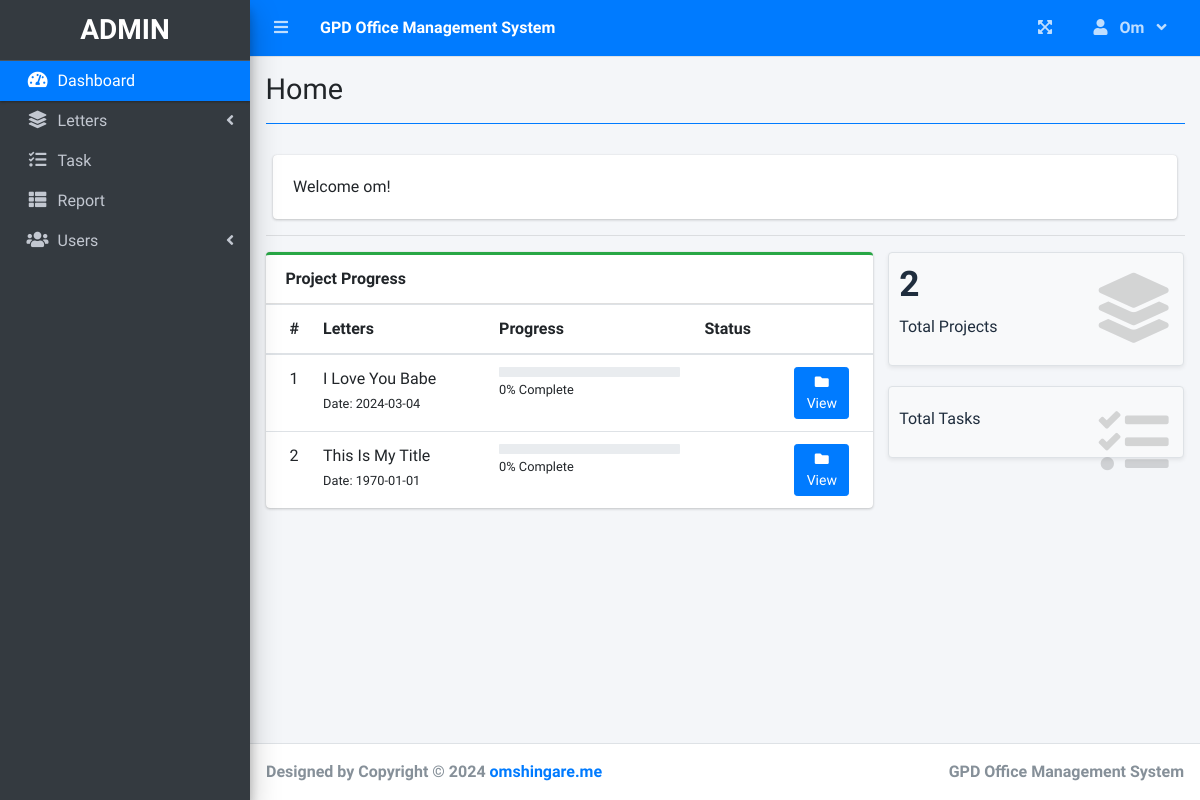
/ (signed in), run on an earlier commit of the app's database.
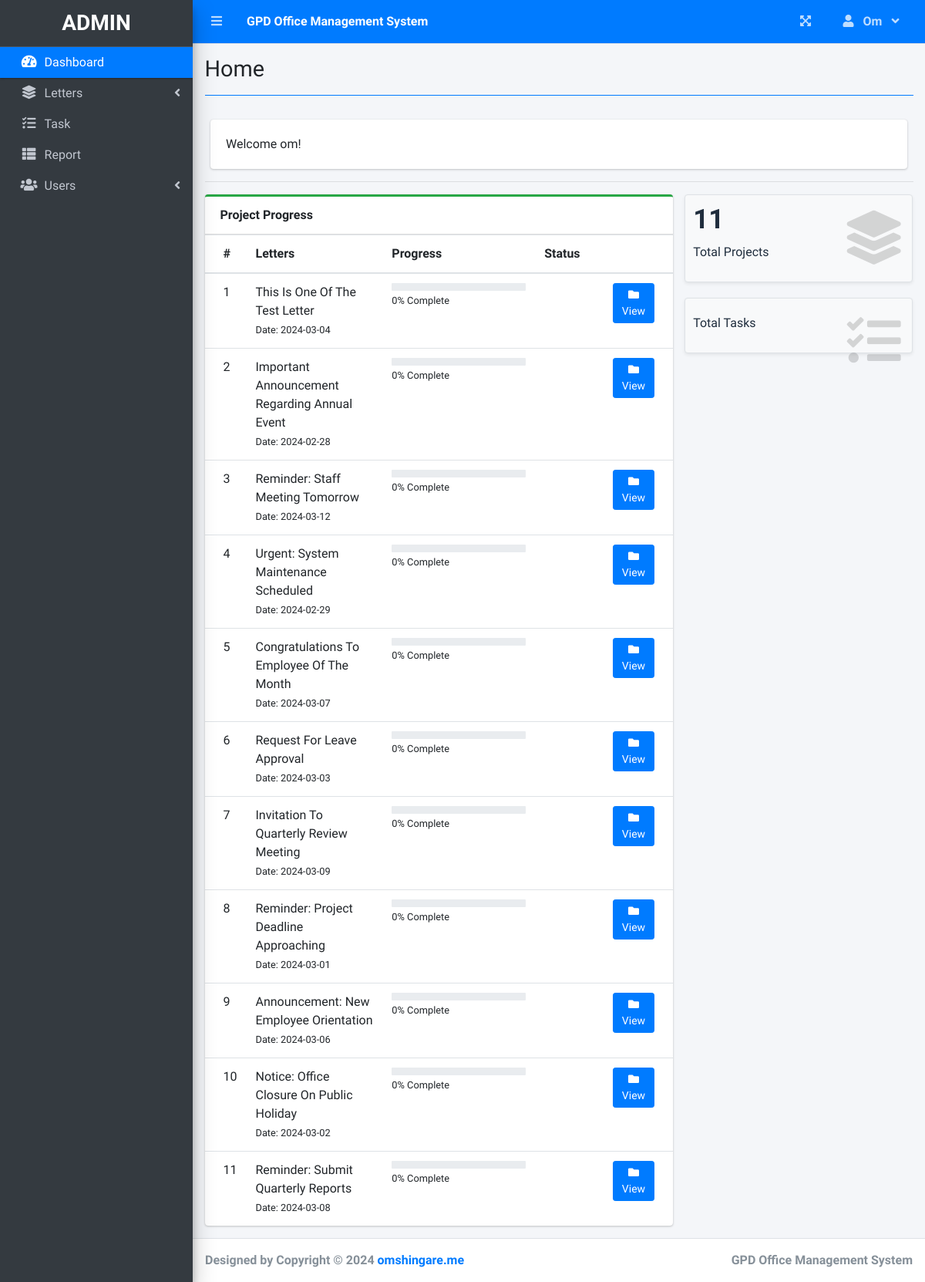
And on a later commit of the database.
### tables this page shows
CREATE TABLE `gpd_letters` (
  `letter_id` int(11) NOT NULL,
  `letter_creator_user_id` int(11) NOT NULL,
  `letter_title` text NOT NULL,
  `letter_content` text NOT NULL,
  `letter_status` int(11) DEFAULT 1,
  `letter_hod_remarks` text DEFAULT NULL,
  `letter_lipik_remarks` text DEFAULT NULL,
  `letter_principal_remarks` text DEFAULT NULL,
  `letter_principal_approval_date` datetime DEFAULT NULL,
  `letter_lipik_approval_date` datetime DEFAULT NULL,
  `letter_hod_approval_date` datetime DEFAULT NULL,
  `letter_created_date` date DEFAULT NULL
);

### home.php (the view, shortened to what this page needs)
<?php include('db_connect.php') ?>
 <div class="col-12">
          <div class="card">
            <div class="card-body">
              Welcome <?php echo $_SESSION['login_user_name'] ?>!
            </div>
          </div>
  </div>
  <hr>
      <div class="row">
        <div class="col-md-8">
        <div class="card card-outline card-success">
          <div class="card-header">
            <b>Project Progress</b>
          </div>
          <div class="card-body p-0">
            <div class="table-responsive">
              <table class="table m-0 table-hover">
                <colgroup>
                  <col width="5%">
                  <col width="30%">
                  <col width="35%">
                  <col width="15%">
                  <col width="15%">
                </colgroup>
                <thead>
                  <th>#</th>
                  <th>Letters</th>
                  <th>Progress</th>
                  <th>Status</th>
                  <th></th>
                </thead>
                <tbody>
                <?php
                $i = 1;
                $where = "";
                $qry = $conn->query("SELECT * FROM gpd_letters $where order by letter_creator_user_id asc");
                while($row= $qry->fetch_assoc()):
                  $prog= 0;
                ?>
                  <tr>
                      <td>
                         <?php echo $i++ ?>
                      </td>
                      <td>
                          <a>
                              <?php echo ucwords($row['letter_title']) ?>
                          </a>
                          <br>
                          <small>
                              Date: <?php echo date("Y-m-d",strtotime($row['letter_created_date'])) ?>
                          </small>
                      </td>
                      <td class="project_progress">
                          <div class="progress progress-sm">
                          </div>
                          <small>
                              <?php echo $prog ?>% Complete
                          </small>
                      </td>
                      <td class="project-state">
                      </td>
                      <td>
                        <a class="btn btn-primary btn-sm" href="./index.php?page=view_project&id=<?php echo $row['id'] ?>">
                              <i class="fas fa-folder">
                              </i>
                              View
                        </a>
                      </td>
                  </tr>
                <?php endwhile; ?>
                </tbody>
              </table>
            </div>
          </div>
        </div>
        </div>
        <div class="col-md-4">
          <div class="row">
          <div class="col-12 col-sm-6 col-md-12">
            <div class="small-box bg-light shadow-sm border">
              <div class="inner">
                <h3><?php echo $conn->query("SELECT * FROM gpd_letters $where")->num_rows; ?></h3>
                <p>Total Projects</p>
              </div>
              <div class="icon">
                <i class="fa fa-layer-group"></i>
              </div>
            </div>
          </div>
           <div class="col-12 col-sm-6 col-md-12">
            <div class="small-box bg-light shadow-sm border">
              <div class="inner">
                <p>Total Tasks<br></p>
              </div>
              <div class="icon">
                <i class="fa fa-tasks"></i>
              </div>
            </div>
          </div>
      </div>
        </div>
      </div>

### index.php (shortened to what this page needs)
<!DOCTYPE html>
<html lang="en">
<?php
	include 'header.php'
?>
<body class="hold-transition sidebar-mini layout-fixed layout-navbar-fixed layout-footer-fixed">
<div class="wrapper">
  <?php include 'topbar.php' ?>
  <?php include 'sidebar.php' ?>
  <div class="content-wrapper">
    <div class="content-header">
      <div class="container-fluid">
        <div class="row mb-2">
          <div class="col-sm-6">
            <h1 class="m-0"><?php echo $title ?></h1>
          </div>
        </div>
            <hr class="border-primary">
      </div>
    </div>
    <section class="content">
      <div class="container-fluid">
         <?php
            $page = isset($_GET['page']) ? $_GET['page'] : 'home';
            if(!file_exists($page.".php")){
                include '404.html';
            }else{
            include $page.'.php';
            }
          ?>
      </div>
    </section>
  </div>
  <footer class="main-footer">
    <strong>Designed by Copyright &copy; 2024 <a href="https://www.omshingare.me/">omshingare.me</a></strong>
    <div class="float-right d-none d-sm-inline-block">
      <b><?php echo $_SESSION['system']['name'] ?></b>
    </div>
  </footer>
</div>
</body>
</html>

### header.php (shortened to what this page needs)
<head>
  <?php
  $title = isset($_GET['page']) ? ucwords(str_replace("_", ' ', $_GET['page'])) : "Home";
  ?>
  <link rel="stylesheet" href="assets/plugins/fontawesome-free/css/all.min.css">
  <link rel="stylesheet" href="assets/plugins/overlayScrollbars/css/OverlayScrollbars.min.css">
  <link rel="stylesheet" href="assets/plugins/datatables-bs4/css/dataTables.bootstrap4.min.css">
  <link rel="stylesheet" href="assets/plugins/datatables-responsive/css/responsive.bootstrap4.min.css">
  <link rel="stylesheet" href="assets/plugins/datatables-buttons/css/buttons.bootstrap4.min.css">
  <link rel="stylesheet" href="assets/plugins/select2/css/select2.min.css">
  <link rel="stylesheet" href="assets/plugins/select2-bootstrap4-theme/select2-bootstrap4.min.css">
  <link rel="stylesheet" href="assets/plugins/sweetalert2-theme-bootstrap-4/bootstrap-4.min.css">
  <link rel="stylesheet" href="assets/plugins/toastr/toastr.min.css">
  <link rel="stylesheet" href="assets/plugins/dropzone/min/dropzone.min.css">
  <link rel="stylesheet" href="assets/dist/css/jquery.datetimepicker.min.css">
  <link rel="stylesheet" href="assets/plugins/icheck-bootstrap/icheck-bootstrap.min.css">
  <link rel="stylesheet" href="assets/plugins/bootstrap4-toggle/css/bootstrap4-toggle.min.css">
  <link rel="stylesheet" href="assets/dist/css/adminlte.min.css">
  <link rel="stylesheet" href="assets/dist/css/styles.css">
  <link rel="stylesheet" href="assets/plugins/summernote/summernote-bs4.min.css">
</head>

### topbar.php (shortened to what this page needs)
<nav class="main-header navbar navbar-expand navbar-primary navbar-dark ">
  <ul class="navbar-nav">
    <?php if(isset($_SESSION['login_user_id'])): ?>
    <li class="nav-item">
      <a class="nav-link" data-widget="pushmenu" href="" role="button"><i class="fas fa-bars"></i></a>
    </li>
  <?php endif; ?>
    <li>
      <a class="nav-link text-white"  href="./" role="button"> <large><b><?php echo $_SESSION['system']['name'] ?></b></large></a>
    </li>
  </ul>
  <ul class="navbar-nav ml-auto">
    <li class="nav-item">
      <a class="nav-link" data-widget="fullscreen" href="#" role="button">
        <i class="fas fa-expand-arrows-alt"></i>
      </a>
    </li>
   <li class="nav-item dropdown">
          <a class="nav-link"  data-toggle="dropdown" aria-expanded="true" href="javascript:void(0)">
            <span>
              <div class="d-felx badge-pill">
                <span class="fa fa-user mr-2"></span>
                <span><b><?php echo ucwords($_SESSION['login_user_name']) ?></b></span>
                <span class="fa fa-angle-down ml-2"></span>
              </div>
            </span>
          </a>
    </li>
  </ul>
</nav>

### sidebar.php (shortened to what this page needs)
  <aside class="main-sidebar sidebar-dark-primary elevation-4">
    <div class="dropdown">
    <a href="./" class="brand-link">
    <?php if($_SESSION['login_user_type_id'] == 1): ?>
        <h3 class="text-center p-0 m-0"><b>ADMIN</b></h3>
    <?php elseif($_SESSION['login_user_type_id'] == 2): ?>
        <h3 class="text-center p-0 m-0"><b>TEACHER</b></h3>
    <?php elseif($_SESSION['login_user_type_id'] == 3): ?>
        <h3 class="text-center p-0 m-0"><b>HOD</b></h3>
    <?php elseif($_SESSION['login_user_type_id'] == 4): ?>
        <h3 class="text-center p-0 m-0"><b>LIPIK</b></h3>
    <?php elseif($_SESSION['login_user_type_id'] == 5): ?>
        <h3 class="text-center p-0 m-0"><b>PRINCIPAL</b></h3>
    <?php endif; ?>
</a>
    </div>
    <div class="sidebar pb-4 mb-4">
      <nav class="mt-2">
        <ul class="nav nav-pills nav-sidebar flex-column nav-flat" data-widget="treeview" role="menu" data-accordion="false">
          <li class="nav-item dropdown">
            <a href="./" class="nav-link nav-home">
              <i class="nav-icon fas fa-tachometer-alt"></i>
              <p>
                Dashboard
              </p>
            </a>
          </li>
          <li class="nav-item">
            <a href="#" class="nav-link nav-edit_project nav-view_project">
              <i class="nav-icon fas fa-layer-group"></i>
              <p>
                Letters
                <i class="right fas fa-angle-left"></i>
              </p>
            </a>
          </li>
          <li class="nav-item">
                <a href="./index.php?page=task_list" class="nav-link nav-task_list">
                  <i class="fas fa-tasks nav-icon"></i>
                  <p>Task</p>
                </a>
          </li>
          <?php if($_SESSION['login_user_type_id'] != 3): ?>
           <li class="nav-item">
                <a href="./index.php?page=reports" class="nav-link nav-reports">
                  <i class="fas fa-th-list nav-icon"></i>
                  <p>Report</p>
                </a>
          </li>
          <?php endif; ?>
          <?php if($_SESSION['login_user_type_id'] == 1): ?>
          <li class="nav-item">
            <a href="#" class="nav-link nav-edit_user">
              <i class="nav-icon fas fa-users"></i>
              <p>
                Users
                <i class="right fas fa-angle-left"></i>
              </p>
            </a>
          </li>
        <?php endif; ?>
        </ul>
      </nav>
    </div>
  </aside>

What changed in the data, as far as the page shows it:
removed gpd_letters: letter_title "I Love You Babe", letter_created_date "2024-03-04", prog "0"
removed gpd_letters: letter_title "This Is My Title", letter_created_date "1970-01-01", prog "0"
added gpd_letters: letter_title "This Is One Of The Test Letter", letter_created_date "2024-03-04", prog "0"
added gpd_letters: letter_title "Important Announcement Regarding Annual Event", letter_created_date "2024-02-28", prog "0"
added gpd_letters: letter_title "Reminder: Staff Meeting Tomorrow", letter_created_date "2024-03-12", prog "0"
added gpd_letters: letter_title "Urgent: System Maintenance Scheduled", letter_created_date "2024-02-29", prog "0"
added gpd_letters: letter_title "Congratulations To Employee Of The Month", letter_created_date "2024-03-07", prog "0"
added gpd_letters: letter_title "Request For Leave Approval", letter_created_date "2024-03-03", prog "0"
added gpd_letters: letter_title "Invitation To Quarterly Review Meeting", letter_created_date "2024-03-09", prog "0"
added gpd_letters: letter_title "Reminder: Project Deadline Approaching", letter_created_date "2024-03-01", prog "0"
added gpd_letters: letter_title "Announcement: New Employee Orientation", letter_created_date "2024-03-06", prog "0"
added gpd_letters: letter_title "Notice: Office Closure On Public Holiday", letter_created_date "2024-03-02", prog "0"
added gpd_letters: letter_title "Reminder: Submit Quarterly Reports", letter_created_date "2024-03-08", prog "0"
Also different on the page:
$conn->query("SELECT * FROM gpd_letters $where")->num_rows: "2" → "11"
